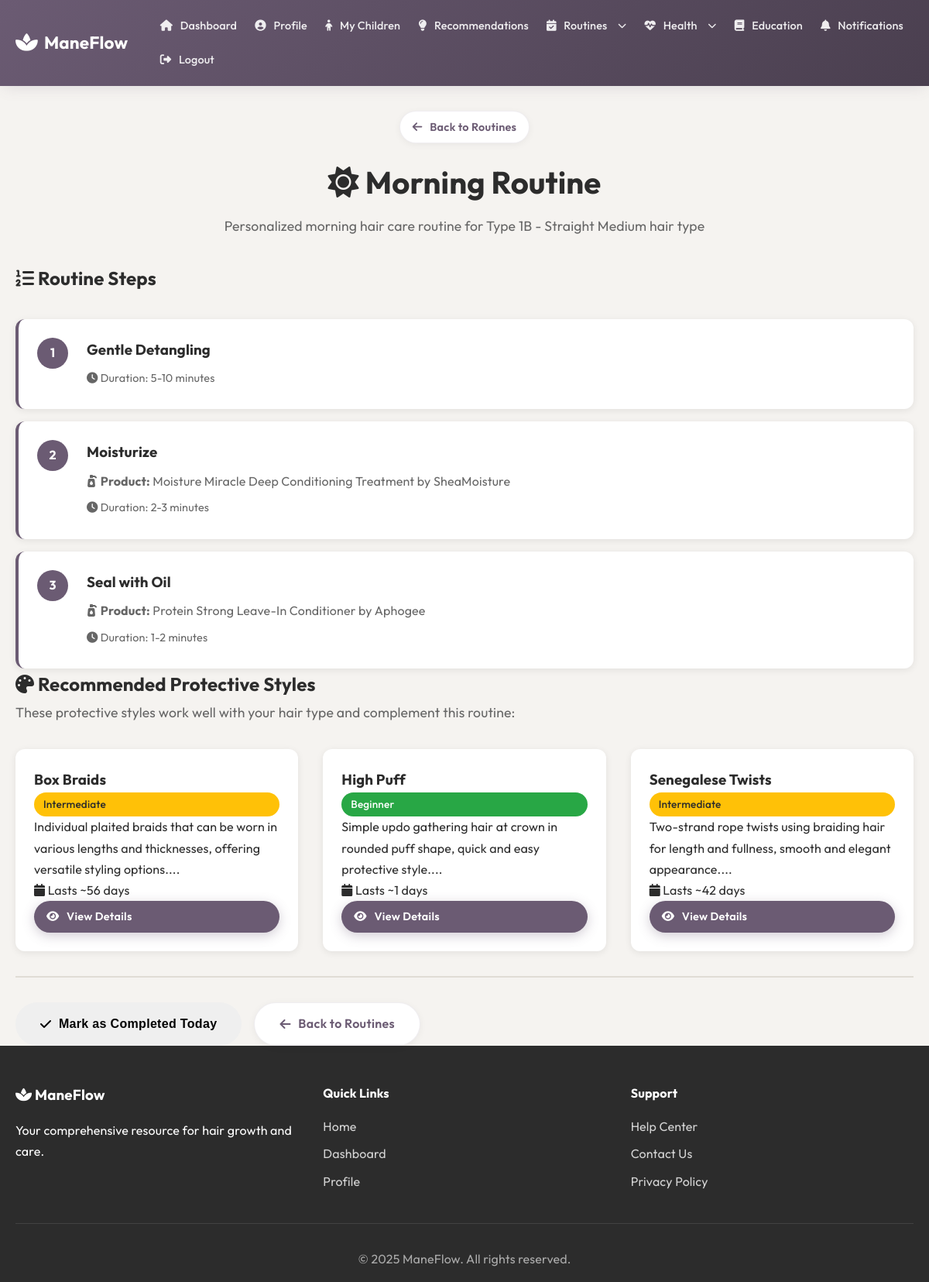
The app's page /routine_detail.php?id=10 (signed in) with its own data.
### tables this page shows
CREATE TABLE `routine_steps` (
  `step_id` int NOT NULL,
  `routine_id` int NOT NULL,
  `step_order` int NOT NULL,
  `step_name` varchar(200) DEFAULT NULL,
  `product_id` int DEFAULT NULL,
  `method_id` int DEFAULT NULL,
  `duration` varchar(50) DEFAULT NULL,
  `instructions` text,
  `is_optional` tinyint(1) DEFAULT '0',
  `frequency_note` varchar(100) DEFAULT NULL
);

CREATE TABLE `products` (
  `product_id` int NOT NULL,
  `product_name` varchar(255) NOT NULL,
  `brand` varchar(100) DEFAULT NULL,
  `category` enum('shampoo','conditioner','deep_conditioner','leave_in','oil','serum','mask','styling','supplement','tool','protein_treatment','moisturizer','detangler','scalp_treatment','other') DEFAULT NULL,
  `description` text,
  `key_ingredients` text,
  `price` decimal(10,2) DEFAULT NULL,
  `amazon_link` varchar(500) DEFAULT NULL,
  `image_url` varchar(500) DEFAULT NULL,
  `rating` decimal(3,2) DEFAULT NULL,
  `is_sulfate_free` tinyint(1) DEFAULT '0',
  `is_paraben_free` tinyint(1) DEFAULT '0',
  `is_silicone_free` tinyint(1) DEFAULT '0',
  `is_natural` tinyint(1) DEFAULT '0',
  `is_vegan` tinyint(1) DEFAULT '0',
  `is_cruelty_free` tinyint(1) DEFAULT '0',
  `created_at` timestamp NOT NULL DEFAULT CURRENT_TIMESTAMP,
  `updated_at` timestamp NOT NULL DEFAULT CURRENT_TIMESTAMP ON UPDATE CURRENT_TIMESTAMP
);

CREATE TABLE `style_hair_type_compatibility` (
  `compatibility_id` int NOT NULL,
  `style_id` int NOT NULL,
  `hair_type_id` int NOT NULL,
  `suitability_score` int DEFAULT NULL,
  `special_considerations` text
);

CREATE TABLE `protective_styles` (
  `style_id` int NOT NULL,
  `style_name` varchar(200) NOT NULL,
  `category` enum('braids','twists','locs','wigs','weaves','updos','buns','cornrows','other') DEFAULT NULL,
  `description` text,
  `difficulty_level` enum('beginner','intermediate','advanced','expert') DEFAULT NULL,
  `expected_longevity_days` int DEFAULT NULL,
  `maintenance_instructions` text,
  `installation_time` varchar(50) DEFAULT NULL,
  `cost_range` varchar(50) DEFAULT NULL,
  `common_mistakes` text,
  `removal_instructions` text,
  `image_url` varchar(500) DEFAULT NULL,
  `video_tutorial_url` varchar(500) DEFAULT NULL,
  `created_at` timestamp NOT NULL DEFAULT CURRENT_TIMESTAMP
);

### routine_detail.php (the view, shortened to what this page needs)
<?php
$userId = $_SESSION['user_id'];
$routineId = isset($_GET['id']) ? (int)$_GET['id'] : 0;
$conn = getDBConnection();
$routineStmt = $conn->prepare("
    SELECT r.*, p.hair_type_id
    FROM hair_care_routines r
    INNER JOIN user_hair_profiles p ON r.profile_id = p.profile_id
    WHERE r.routine_id = ? AND p.user_id = ?
");
$routineStmt->bind_param("ii", $routineId, $userId);
$routineStmt->execute();
$routine = $routineStmt->get_result()->fetch_assoc();
$stepsStmt = $conn->prepare("
    SELECT rs.*,
           p.product_name, p.brand,
           m.method_name
    FROM routine_steps rs
    LEFT JOIN products p ON rs.product_id = p.product_id
    LEFT JOIN growth_methods m ON rs.method_id = m.method_id
    WHERE rs.routine_id = ?
    ORDER BY rs.step_order ASC
");
$stepsStmt->bind_param("i", $routineId);
$stepsStmt->execute();
$steps = $stepsStmt->get_result()->fetch_all(MYSQLI_ASSOC);
$stylesStmt = $conn->prepare("
    SELECT ps.*, shc.suitability_score
    FROM protective_styles ps
    INNER JOIN style_hair_type_compatibility shc ON ps.style_id = shc.style_id
    WHERE shc.hair_type_id = ?
    ORDER BY shc.suitability_score DESC
    LIMIT 5
");
$stylesStmt->bind_param("i", $routine['hair_type_id']);
$stylesStmt->execute();
$recommendedStyles = $stylesStmt->get_result()->fetch_all(MYSQLI_ASSOC);
include 'includes/header.php';
?>
<div class="container">
    <div class="page-header">
        <a href="routines.php" class="btn btn-secondary btn-small" style="margin-bottom: 1rem;">
            <i class="fas fa-arrow-left"></i> Back to Routines
        </a>
        <h1>
            <i class="fas fa-<?php
                echo $routine['routine_type'] === 'morning' ? 'sun' :
                    ($routine['routine_type'] === 'night' ? 'moon' :
                    ($routine['routine_type'] === 'wash_day' ? 'shower' : 'calendar'));
            ?>"></i>
            <?php echo htmlspecialchars($routine['routine_name'] ?? ucfirst(str_replace('_', ' ', $routine['routine_type']))); ?>
        </h1>
        <p><?php echo htmlspecialchars($routine['description'] ?? 'Your personalized hair care routine'); ?></p>
    </div>
    <?php if (!empty($steps)): ?>
        <div class="routine-steps-section">
            <h2><i class="fas fa-list-ol"></i> Routine Steps</h2>
            <div class="steps-list">
                <?php foreach ($steps as $index => $step): ?>
                    <div class="step-card <?php echo $step['is_optional'] ? 'optional' : ''; ?>">
                        <div class="step-number"><?php echo $index + 1; ?></div>
                        <div class="step-content">
                            <h3><?php echo htmlspecialchars($step['step_name'] ?? 'Step ' . ($index + 1)); ?></h3>
                            <?php if ($step['product_name']): ?>
                                <p class="step-product">
                                    <i class="fas fa-pump-soap"></i>
                                    <strong>Product:</strong> <?php echo htmlspecialchars($step['product_name']); ?>
                                    <?php if ($step['brand']): ?>
                                        by <?php echo htmlspecialchars($step['brand']); ?>
                                    <?php endif; ?>
                                </p>
                            <?php endif; ?>
                            <?php if ($step['duration']): ?>
                                <p class="step-duration"><i class="fas fa-clock"></i> Duration: <?php echo htmlspecialchars($step['duration']); ?></p>
                            <?php endif; ?>
                        </div>
                    </div>
                <?php endforeach; ?>
            </div>
        </div>
    <?php else: ?>
        <div class="alert alert-info">
            <i class="fas fa-info-circle"></i> No steps defined for this routine yet.
        </div>
    <?php endif; ?>
    <?php if (!empty($recommendedStyles)): ?>
        <div class="recommended-styles-section">
            <h2><i class="fas fa-palette"></i> Recommended Protective Styles</h2>
            <p class="section-intro">These protective styles work well with your hair type and complement this routine:</p>
            <div class="styles-grid">
                <?php foreach ($recommendedStyles as $style): ?>
                    <div class="style-card">
                        <h3><?php echo htmlspecialchars($style['style_name']); ?></h3>
                        <span class="difficulty-badge difficulty-<?php echo strtolower($style['difficulty_level'] ?? 'beginner'); ?>">
                            <?php echo ucfirst($style['difficulty_level'] ?? 'Beginner'); ?>
                        </span>
                        <?php if ($style['description']): ?>
                            <p><?php echo htmlspecialchars(substr($style['description'], 0, 150)); ?>...</p>
                        <?php endif; ?>
                        <?php if ($style['expected_longevity_days']): ?>
                            <p><i class="fas fa-calendar"></i> Lasts ~<?php echo $style['expected_longevity_days']; ?> days</p>
                        <?php endif; ?>
                        <a href="styles.php?id=<?php echo $style['style_id']; ?>" class="btn btn-primary btn-small">
                            <i class="fas fa-eye"></i> View Details
                        </a>
                    </div>
                <?php endforeach; ?>
            </div>
        </div>
    <?php endif; ?>
    <div class="routine-actions">
        <button id="markComplete" class="btn btn-success">
            <i class="fas fa-check"></i> Mark as Completed Today
        </button>
        <a href="routines.php" class="btn btn-secondary">
            <i class="fas fa-arrow-left"></i> Back to Routines
        </a>
    </div>
</div>
<?php include 'includes/footer.php'; ?>

### css/style.css (style rules this page uses)
* { margin: 0; padding: 0; box-sizing: border-box; }
:root { --primary-color: #6B5B73; --primary-dark: #4A3F4F; --primary-light: #8B7A93; --secondary-color: #C4B5A0; --accent-color: #D4C4B0; --text-dark: #2C2C2C; --text-light: #666; --bg-light: #F5F3F0; --bg-white: #FFFFFF; --bg-cream: #FAF8F5; --border-color: #E0DCD5; --success-color: #28A745; --error-color: #DC3545; --info-color: #17A2B8; --warning-color: #FFC107; --shadow: 0 2px 10px rgba(0, 0, 0, 0.08); --shadow-lg: 0 4px 20px rgba(0, 0, 0, 0.12); }
body { font-family: 'Outfit', 'Segoe UI', sans-serif; color: var(--text-dark); background-color: var(--bg-light); line-height: 1.7; -webkit-font-smoothing: antialiased; letter-spacing: 0.01em; min-height: 100vh; display: flex; flex-direction: column; }
.container { max-width: 1200px; margin: 0 auto; padding: 0 20px; width: 100%; }
.btn { padding: 0.85rem 2rem; border: none; border-radius: 50px; font-size: 1rem; cursor: pointer; text-decoration: none; display: inline-flex; align-items: center; gap: 0.6rem; transition: all 0.3s cubic-bezier(0.4, 0, 0.2, 1); font-weight: 600; letter-spacing: 0.02em; position: relative; overflow: hidden; }
.btn-primary { background: var(--primary-color); color: white; box-shadow: 0 4px 15px rgba(107, 91, 115, 0.3); }
.btn-secondary { background: white; color: var(--primary-color); border: 1px solid rgba(107, 91, 115, 0.1); box-shadow: 0 2px 10px rgba(0, 0, 0, 0.05); }
.btn-small { padding: 0.5rem 1rem; font-size: 0.9rem; }
.page-header { margin: 2rem 0; text-align: center; }
.page-header h1 { font-size: 2.5rem; margin-bottom: 0.5rem; color: var(--text-dark); display: flex; align-items: center; justify-content: center; gap: 0.5rem; }
.page-header p { color: var(--text-light); font-size: 1.1rem; }
.section-intro { color: var(--text-light); font-size: 1.1rem; margin-bottom: 2rem; line-height: 1.8; }
.steps-list { display: flex; flex-direction: column; gap: 1rem; margin-top: 2rem; }
.step-card { display: flex; gap: 1.5rem; background: var(--bg-white); padding: 1.5rem; border-radius: 12px; box-shadow: var(--shadow); border-left: 4px solid var(--primary-color); }
.step-number { width: 40px; height: 40px; background: var(--primary-color); color: white; border-radius: 50%; display: flex; align-items: center; justify-content: center; font-weight: bold; flex-shrink: 0; }
.step-content { flex: 1; }
.step-content h3 { margin: 0 0 0.5rem 0; color: var(--text-dark); }
.step-product, .step-method { color: var(--text-light); margin: 0.5rem 0; }
.step-duration, .step-frequency { font-size: 0.9rem; color: var(--text-light); margin: 0.25rem 0; }
.styles-grid { display: grid; grid-template-columns: repeat(auto-fill, minmax(300px, 1fr)); gap: 2rem; margin-top: 2rem; }
.style-card { background: var(--bg-white); padding: 1.5rem; border-radius: 12px; box-shadow: var(--shadow); transition: transform 0.3s, box-shadow 0.3s; overflow: hidden; display: flex; flex-direction: column; position: relative; max-width: 100%; }
.difficulty-badge { padding: 0.25rem 0.75rem; border-radius: 20px; font-size: 0.85rem; font-weight: 500; }
.difficulty-beginner { background: var(--success-color); color: white; }
.difficulty-intermediate { background: var(--warning-color); color: var(--text-dark); }
.routine-actions { display: flex; gap: 1rem; margin-top: 2rem; padding-top: 2rem; border-top: 2px solid var(--border-color); }

### records on screen
routine_steps: step_name "Gentle Detangling", duration "5-10 minutes"
routine_steps: step_name "Moisturize", product.product_name "Moisture Miracle Deep Conditioning Treatment", product.brand "SheaMoisture", duration "2-3 minutes"
routine_steps: step_name "Seal with Oil", product.product_name "Protein Strong Leave-In Conditioner", product.brand "Aphogee", duration "1-2 minutes"
style_hair_type_compatibility: style.style_name "Box Braids", style.difficulty_level "Intermediate", style.description "Individual plaited braids that can be worn in various lengths and thicknesses, offering versatile styling options.", style.expected_longevity_days "56"
style_hair_type_compatibility: style.style_name "High Puff", style.difficulty_level "Beginner", style.description "Simple updo gathering hair at crown in rounded puff shape, quick and easy protective style.", style.expected_longevity_days "1"
style_hair_type_compatibility: style.style_name "Senegalese Twists", style.difficulty_level "Intermediate", style.description "Two-strand rope twists using braiding hair for length and fullness, smooth and elegant appearance.", style.expected_longevity_days "42"

### other values on screen
$routine['routine_name'] "Morning Routine"
$routine['description'] "Personalized morning hair care routine for Type 1B - Straight Medium hair type"
